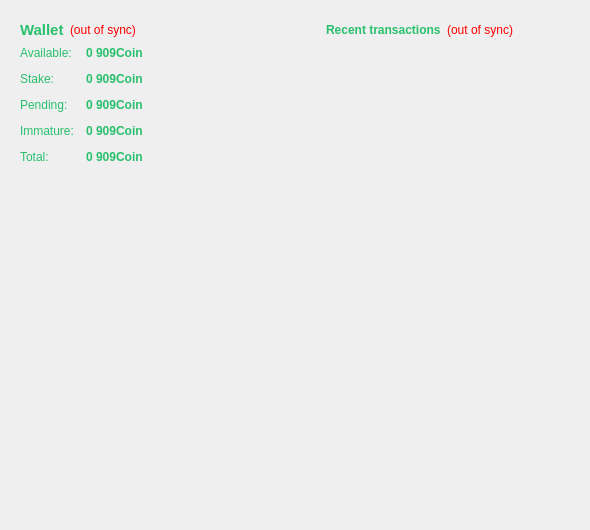
<?xml version="1.0" encoding="UTF-8"?>
<ui version="4.0">
 <class>OverviewPage</class>
 <widget class="QWidget" name="OverviewPage">
  <property name="geometry">
   <rect>
    <x>0</x>
    <y>0</y>
    <width>590</width>
    <height>530</height>
   </rect>
  </property>
  <property name="palette">
   <palette>
    <active>
     <colorrole role="WindowText">
      <brush brushstyle="SolidPattern">
       <color alpha="255">
        <red>41</red>
        <green>191</green>
        <blue>109</blue>
       </color>
      </brush>
     </colorrole>
     <colorrole role="Text">
      <brush brushstyle="SolidPattern">
       <color alpha="255">
        <red>71</red>
        <green>198</green>
        <blue>73</blue>
       </color>
      </brush>
     </colorrole>
     <colorrole role="ButtonText">
      <brush brushstyle="SolidPattern">
       <color alpha="255">
        <red>71</red>
        <green>198</green>
        <blue>73</blue>
       </color>
      </brush>
     </colorrole>
     <colorrole role="Link">
      <brush brushstyle="SolidPattern">
       <color alpha="255">
        <red>41</red>
        <green>191</green>
        <blue>109</blue>
       </color>
      </brush>
     </colorrole>
     <colorrole role="LinkVisited">
      <brush brushstyle="SolidPattern">
       <color alpha="255">
        <red>71</red>
        <green>198</green>
        <blue>73</blue>
       </color>
      </brush>
     </colorrole>
    </active>
    <inactive>
     <colorrole role="WindowText">
      <brush brushstyle="SolidPattern">
       <color alpha="255">
        <red>41</red>
        <green>191</green>
        <blue>109</blue>
       </color>
      </brush>
     </colorrole>
     <colorrole role="Text">
      <brush brushstyle="SolidPattern">
       <color alpha="255">
        <red>71</red>
        <green>198</green>
        <blue>73</blue>
       </color>
      </brush>
     </colorrole>
     <colorrole role="ButtonText">
      <brush brushstyle="SolidPattern">
       <color alpha="255">
        <red>71</red>
        <green>198</green>
        <blue>73</blue>
       </color>
      </brush>
     </colorrole>
     <colorrole role="Link">
      <brush brushstyle="SolidPattern">
       <color alpha="255">
        <red>41</red>
        <green>191</green>
        <blue>109</blue>
       </color>
      </brush>
     </colorrole>
     <colorrole role="LinkVisited">
      <brush brushstyle="SolidPattern">
       <color alpha="255">
        <red>71</red>
        <green>198</green>
        <blue>73</blue>
       </color>
      </brush>
     </colorrole>
    </inactive>
    <disabled>
     <colorrole role="WindowText">
      <brush brushstyle="SolidPattern">
       <color alpha="255">
        <red>159</red>
        <green>158</green>
        <blue>158</blue>
       </color>
      </brush>
     </colorrole>
     <colorrole role="Text">
      <brush brushstyle="SolidPattern">
       <color alpha="255">
        <red>159</red>
        <green>158</green>
        <blue>158</blue>
       </color>
      </brush>
     </colorrole>
     <colorrole role="ButtonText">
      <brush brushstyle="SolidPattern">
       <color alpha="255">
        <red>159</red>
        <green>158</green>
        <blue>158</blue>
       </color>
      </brush>
     </colorrole>
     <colorrole role="Link">
      <brush brushstyle="SolidPattern">
       <color alpha="255">
        <red>41</red>
        <green>191</green>
        <blue>109</blue>
       </color>
      </brush>
     </colorrole>
     <colorrole role="LinkVisited">
      <brush brushstyle="SolidPattern">
       <color alpha="255">
        <red>71</red>
        <green>198</green>
        <blue>73</blue>
       </color>
      </brush>
     </colorrole>
    </disabled>
   </palette>
  </property>
  <property name="windowTitle">
   <string>Form</string>
  </property>
  <layout class="QGridLayout" name="gridLayout">
   <item row="0" column="0">
    <layout class="QVBoxLayout" name="verticalLayout_2">
     <item>
      <widget class="QFrame" name="frame">
       <property name="frameShape">
        <enum>QFrame::NoFrame</enum>
       </property>
       <property name="frameShadow">
        <enum>QFrame::Raised</enum>
       </property>
       <layout class="QVBoxLayout" name="verticalLayout_4">
        <item>
         <layout class="QHBoxLayout" name="horizontalLayout_4">
          <item>
           <widget class="QLabel" name="label_5">
            <property name="font">
             <font>
              <pointsize>11</pointsize>
              <weight>75</weight>
              <bold>true</bold>
             </font>
            </property>
            <property name="text">
             <string>Wallet</string>
            </property>
           </widget>
          </item>
          <item>
           <widget class="QLabel" name="labelWalletStatus">
            <property name="toolTip">
             <string>The displayed information may be out of date. Your wallet automatically synchronizes with the 909Coin network after a connection is established, but this process has not completed yet.</string>
            </property>
            <property name="styleSheet">
             <string notr="true">QLabel { color: red; }</string>
            </property>
            <property name="text">
             <string notr="true">(out of sync)</string>
            </property>
            <property name="alignment">
             <set>Qt::AlignLeading|Qt::AlignLeft|Qt::AlignVCenter</set>
            </property>
           </widget>
          </item>
          <item>
           <spacer name="horizontalSpacer_2">
            <property name="orientation">
             <enum>Qt::Horizontal</enum>
            </property>
            <property name="sizeHint" stdset="0">
             <size>
              <width>40</width>
              <height>20</height>
             </size>
            </property>
           </spacer>
          </item>
         </layout>
        </item>
        <item>
         <layout class="QFormLayout" name="formLayout_2">
          <property name="fieldGrowthPolicy">
           <enum>QFormLayout::AllNonFixedFieldsGrow</enum>
          </property>
          <property name="horizontalSpacing">
           <number>12</number>
          </property>
          <property name="verticalSpacing">
           <number>12</number>
          </property>
          <item row="0" column="0">
           <widget class="QLabel" name="label">
            <property name="text">
             <string>Available:</string>
            </property>
           </widget>
          </item>
          <item row="0" column="1">
           <widget class="QLabel" name="labelBalance">
            <property name="font">
             <font>
              <weight>75</weight>
              <bold>true</bold>
             </font>
            </property>
            <property name="cursor">
             <cursorShape>IBeamCursor</cursorShape>
            </property>
            <property name="toolTip">
             <string>Your current spendable balance</string>
            </property>
            <property name="text">
             <string notr="true">0 909Coin</string>
            </property>
            <property name="textInteractionFlags">
             <set>Qt::LinksAccessibleByMouse|Qt::TextSelectableByKeyboard|Qt::TextSelectableByMouse</set>
            </property>
           </widget>
          </item>
          <item row="1" column="0">
           <widget class="QLabel" name="label_6">
            <property name="text">
             <string>Stake:</string>
            </property>
           </widget>
          </item>
          <item row="1" column="1">
           <widget class="QLabel" name="labelStake">
            <property name="font">
             <font>
              <weight>75</weight>
              <bold>true</bold>
             </font>
            </property>
            <property name="cursor">
             <cursorShape>IBeamCursor</cursorShape>
            </property>
            <property name="toolTip">
             <string>Total of coins that was staked, and do not yet count toward the current balance</string>
            </property>
            <property name="text">
             <string notr="true">0 909Coin</string>
            </property>
            <property name="textInteractionFlags">
             <set>Qt::LinksAccessibleByMouse|Qt::TextSelectableByKeyboard|Qt::TextSelectableByMouse</set>
            </property>
           </widget>
          </item>
          <item row="2" column="0">
           <widget class="QLabel" name="label_3">
            <property name="text">
             <string>Pending:</string>
            </property>
           </widget>
          </item>
          <item row="2" column="1">
           <widget class="QLabel" name="labelUnconfirmed">
            <property name="font">
             <font>
              <weight>75</weight>
              <bold>true</bold>
             </font>
            </property>
            <property name="cursor">
             <cursorShape>IBeamCursor</cursorShape>
            </property>
            <property name="toolTip">
             <string>Total of transactions that have yet to be confirmed, and do not yet count toward the current balance</string>
            </property>
            <property name="text">
             <string notr="true">0 909Coin</string>
            </property>
            <property name="textInteractionFlags">
             <set>Qt::LinksAccessibleByMouse|Qt::TextSelectableByKeyboard|Qt::TextSelectableByMouse</set>
            </property>
           </widget>
          </item>
          <item row="3" column="0">
           <widget class="QLabel" name="labelImmatureText">
            <property name="text">
             <string>Immature:</string>
            </property>
           </widget>
          </item>
          <item row="3" column="1">
           <widget class="QLabel" name="labelImmature">
            <property name="font">
             <font>
              <weight>75</weight>
              <bold>true</bold>
             </font>
            </property>
            <property name="toolTip">
             <string>Mined balance that has not yet matured</string>
            </property>
            <property name="text">
             <string notr="true">0 909Coin</string>
            </property>
            <property name="textInteractionFlags">
             <set>Qt::LinksAccessibleByMouse|Qt::TextSelectableByKeyboard|Qt::TextSelectableByMouse</set>
            </property>
           </widget>
          </item>
          <item row="4" column="0">
           <widget class="QLabel" name="labelTotalText">
            <property name="text">
             <string>Total:</string>
            </property>
           </widget>
          </item>
          <item row="4" column="1">
           <widget class="QLabel" name="labelTotal">
            <property name="font">
             <font>
              <weight>75</weight>
              <bold>true</bold>
             </font>
            </property>
            <property name="cursor">
             <cursorShape>IBeamCursor</cursorShape>
            </property>
            <property name="toolTip">
             <string>Your current total balance</string>
            </property>
            <property name="text">
             <string notr="true">0 909Coin</string>
            </property>
            <property name="textInteractionFlags">
             <set>Qt::LinksAccessibleByMouse|Qt::TextSelectableByKeyboard|Qt::TextSelectableByMouse</set>
            </property>
           </widget>
          </item>
         </layout>
        </item>
       </layout>
      </widget>
     </item>
     <item>
      <spacer name="verticalSpacer">
       <property name="orientation">
        <enum>Qt::Vertical</enum>
       </property>
       <property name="sizeHint" stdset="0">
        <size>
         <width>20</width>
         <height>40</height>
        </size>
       </property>
      </spacer>
     </item>
     <item>
      <widget class="QLabel" name="label_2">
       <property name="minimumSize">
        <size>
         <width>300</width>
         <height>100</height>
        </size>
       </property>
       <property name="maximumSize">
        <size>
         <width>300</width>
         <height>200</height>
        </size>
       </property>
       <property name="text">
        <string/>
       </property>
       <property name="scaledContents">
        <bool>true</bool>
       </property>
      </widget>
     </item>
    </layout>
   </item>
   <item row="0" column="1" rowspan="2">
    <layout class="QVBoxLayout" name="verticalLayout_3">
     <item>
      <widget class="QFrame" name="frame_2">
       <property name="frameShape">
        <enum>QFrame::NoFrame</enum>
       </property>
       <property name="frameShadow">
        <enum>QFrame::Raised</enum>
       </property>
       <layout class="QVBoxLayout" name="verticalLayout">
        <item>
         <layout class="QHBoxLayout" name="horizontalLayout_2">
          <item>
           <widget class="QLabel" name="label_4">
            <property name="text">
             <string>&lt;b&gt;Recent transactions&lt;/b&gt;</string>
            </property>
           </widget>
          </item>
          <item>
           <widget class="QLabel" name="labelTransactionsStatus">
            <property name="toolTip">
             <string>The displayed information may be out of date. Your wallet automatically synchronizes with the 909Coin network after a connection is established, but this process has not completed yet.</string>
            </property>
            <property name="styleSheet">
             <string notr="true">QLabel { color: red; }</string>
            </property>
            <property name="text">
             <string notr="true">(out of sync)</string>
            </property>
            <property name="alignment">
             <set>Qt::AlignRight|Qt::AlignTrailing|Qt::AlignVCenter</set>
            </property>
           </widget>
          </item>
          <item>
           <spacer name="horizontalSpacer">
            <property name="orientation">
             <enum>Qt::Horizontal</enum>
            </property>
            <property name="sizeHint" stdset="0">
             <size>
              <width>40</width>
              <height>20</height>
             </size>
            </property>
           </spacer>
          </item>
         </layout>
        </item>
        <item>
         <widget class="QListView" name="listTransactions">
          <property name="styleSheet">
           <string notr="true">QListView { background: transparent; }</string>
          </property>
          <property name="frameShape">
           <enum>QFrame::NoFrame</enum>
          </property>
          <property name="verticalScrollBarPolicy">
           <enum>Qt::ScrollBarAlwaysOff</enum>
          </property>
          <property name="horizontalScrollBarPolicy">
           <enum>Qt::ScrollBarAlwaysOff</enum>
          </property>
          <property name="selectionMode">
           <enum>QAbstractItemView::NoSelection</enum>
          </property>
         </widget>
        </item>
       </layout>
      </widget>
     </item>
     <item>
      <spacer name="verticalSpacer_2">
       <property name="orientation">
        <enum>Qt::Vertical</enum>
       </property>
       <property name="sizeHint" stdset="0">
        <size>
         <width>20</width>
         <height>40</height>
        </size>
       </property>
      </spacer>
     </item>
    </layout>
   </item>
   <item row="1" column="0">
    <spacer name="verticalSpacer_3">
     <property name="orientation">
      <enum>Qt::Vertical</enum>
     </property>
     <property name="sizeHint" stdset="0">
      <size>
       <width>20</width>
       <height>53</height>
      </size>
     </property>
    </spacer>
   </item>
  </layout>
 </widget>
 <resources/>
 <connections/>
</ui>
